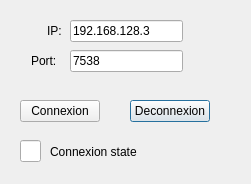
<?xml version="1.0" encoding="UTF-8"?>
<ui version="4.0">
 <class>TcpParameterWindow</class>
 <widget class="QDialog" name="TcpParameterWindow">
  <property name="geometry">
   <rect>
    <x>0</x>
    <y>0</y>
    <width>251</width>
    <height>184</height>
   </rect>
  </property>
  <property name="windowTitle">
   <string>Dialog</string>
  </property>
  <widget class="QPushButton" name="ButtonDeconnexion">
   <property name="geometry">
    <rect>
     <x>130</x>
     <y>100</y>
     <width>80</width>
     <height>22</height>
    </rect>
   </property>
   <property name="text">
    <string>Deconnexion</string>
   </property>
  </widget>
  <widget class="QPushButton" name="ButtonConnexion">
   <property name="geometry">
    <rect>
     <x>20</x>
     <y>100</y>
     <width>80</width>
     <height>22</height>
    </rect>
   </property>
   <property name="text">
    <string>Connexion</string>
   </property>
  </widget>
  <widget class="QLabel" name="label_ip">
   <property name="geometry">
    <rect>
     <x>47</x>
     <y>24</y>
     <width>59</width>
     <height>14</height>
    </rect>
   </property>
   <property name="text">
    <string>IP:</string>
   </property>
  </widget>
  <widget class="QLabel" name="label_port">
   <property name="geometry">
    <rect>
     <x>31</x>
     <y>54</y>
     <width>59</width>
     <height>14</height>
    </rect>
   </property>
   <property name="text">
    <string>Port:</string>
   </property>
  </widget>
  <widget class="QLineEdit" name="lineEdit_ip">
   <property name="geometry">
    <rect>
     <x>70</x>
     <y>20</y>
     <width>113</width>
     <height>22</height>
    </rect>
   </property>
   <property name="text">
    <string>192.168.128.3</string>
   </property>
  </widget>
  <widget class="QLineEdit" name="lineEdit_port">
   <property name="geometry">
    <rect>
     <x>70</x>
     <y>50</y>
     <width>113</width>
     <height>22</height>
    </rect>
   </property>
   <property name="text">
    <string>7538</string>
   </property>
  </widget>
  <widget class="QLineEdit" name="color_box_conn">
   <property name="geometry">
    <rect>
     <x>20</x>
     <y>140</y>
     <width>21</width>
     <height>22</height>
    </rect>
   </property>
  </widget>
  <widget class="QLabel" name="label_conn">
   <property name="geometry">
    <rect>
     <x>50</x>
     <y>144</y>
     <width>111</width>
     <height>16</height>
    </rect>
   </property>
   <property name="text">
    <string>Connexion state</string>
   </property>
  </widget>
 </widget>
 <resources/>
 <connections/>
</ui>
